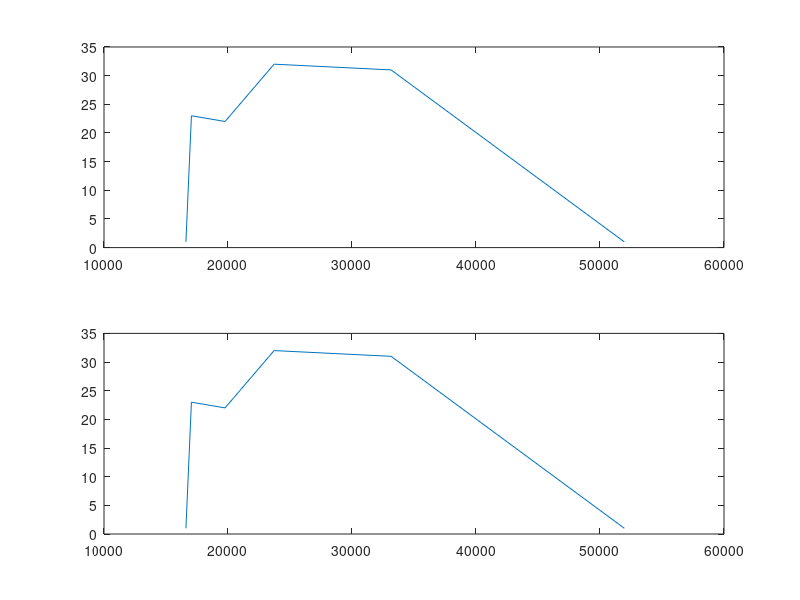

Reproduce this figure in MATLAB.
clear; close all; clc;

% Define number of elements and displacements
numelems = [16606 17050 19763 23718 33152 51961 130856];
avgydisp = [1 2 25 3 35 4 5];
maxydisp = [1 2 25 3 35 4 5];

% Initialize plot variables
n = length(numelems)-1;
avgydiff = zeros(1,n);
maxydiff = zeros(1,n);

for k = 1:n
    avgydiff(k) = abs(avgydisp(k+1)-avgydisp(k));
    maxydiff(k) = abs(maxydisp(k+1)-maxydisp(k));
end

figure;clf;
subplot(2,1,1)
plot(numelems(1:end-1),avgydiff)
subplot(2,1,2)
plot(numelems(1:end-1),maxydiff)
